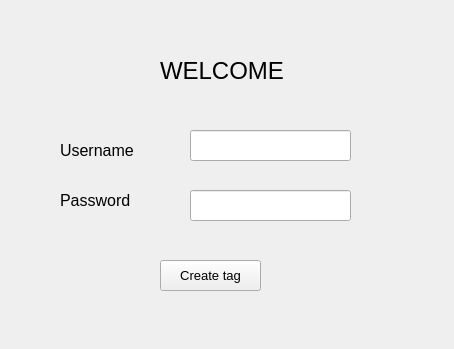
<?xml version="1.0" encoding="UTF-8"?>
<ui version="4.0">
 <class>Form</class>
 <widget class="QWidget" name="Form">
  <property name="geometry">
   <rect>
    <x>0</x>
    <y>0</y>
    <width>454</width>
    <height>349</height>
   </rect>
  </property>
  <property name="windowTitle">
   <string>Form</string>
  </property>
  <widget class="QLabel" name="label">
   <property name="geometry">
    <rect>
     <x>160</x>
     <y>50</y>
     <width>181</width>
     <height>41</height>
    </rect>
   </property>
   <property name="font">
    <font>
     <pointsize>18</pointsize>
    </font>
   </property>
   <property name="text">
    <string>WELCOME</string>
   </property>
  </widget>
  <widget class="QLabel" name="label_2">
   <property name="geometry">
    <rect>
     <x>60</x>
     <y>130</y>
     <width>121</width>
     <height>41</height>
    </rect>
   </property>
   <property name="font">
    <font>
     <pointsize>12</pointsize>
    </font>
   </property>
   <property name="text">
    <string>Username</string>
   </property>
  </widget>
  <widget class="QLabel" name="label_3">
   <property name="geometry">
    <rect>
     <x>60</x>
     <y>180</y>
     <width>101</width>
     <height>41</height>
    </rect>
   </property>
   <property name="font">
    <font>
     <pointsize>12</pointsize>
    </font>
   </property>
   <property name="text">
    <string>Password</string>
   </property>
  </widget>
  <widget class="QPushButton" name="pushButton">
   <property name="geometry">
    <rect>
     <x>160</x>
     <y>260</y>
     <width>101</width>
     <height>31</height>
    </rect>
   </property>
   <property name="font">
    <font>
     <pointsize>10</pointsize>
    </font>
   </property>
   <property name="text">
    <string>Create tag</string>
   </property>
  </widget>
  <widget class="QLineEdit" name="lineEdit">
   <property name="geometry">
    <rect>
     <x>190</x>
     <y>130</y>
     <width>161</width>
     <height>31</height>
    </rect>
   </property>
  </widget>
  <widget class="QLineEdit" name="lineEdit_2">
   <property name="geometry">
    <rect>
     <x>190</x>
     <y>190</y>
     <width>161</width>
     <height>31</height>
    </rect>
   </property>
  </widget>
 </widget>
 <resources/>
 <connections/>
</ui>
